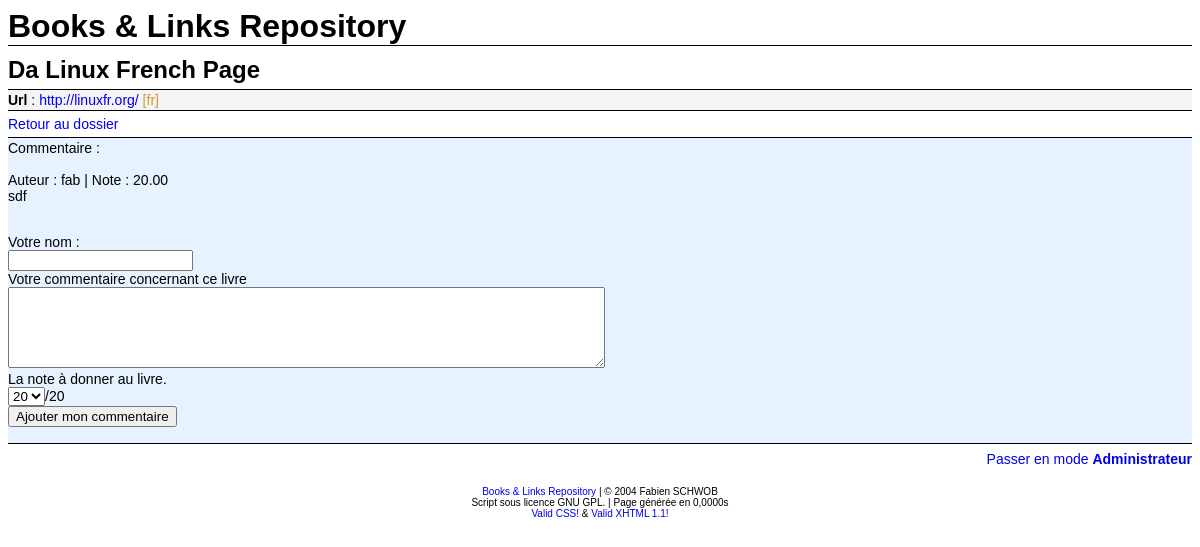
Screenshot of /lien.php?numUrl=7 with the database file from the repository.
### tables this page shows
CREATE TABLE `url` (
  `numUrl` int(10) unsigned NOT NULL auto_increment,
  `numDossierParent` int(10) unsigned NOT NULL default '0',
  `dossierSouhaite` varchar(255) default NULL,
  `nom` varchar(100) NOT NULL default '',
  `url` text NOT NULL,
  `note` decimal(4,2) NOT NULL default '0.00',
  `langue` varchar(5) NOT NULL default '',
  `nombreClick` int(10) unsigned NOT NULL default '0',
  `valider` tinyint(1) NOT NULL default '0',
  PRIMARY KEY  (`numUrl`)
) TYPE=MyISAM AUTO_INCREMENT=231;

CREATE TABLE `commentaire` (
  `numCommentaire` int(10) unsigned NOT NULL auto_increment,
  `numLivre` int(10) unsigned default NULL,
  `numUrl` int(10) unsigned default NULL,
  `auteur` varchar(255) NOT NULL default '',
  `commentaire` text NOT NULL,
  `note` decimal(5,2) NOT NULL default '0.00',
  PRIMARY KEY  (`numCommentaire`)
) TYPE=MyISAM AUTO_INCREMENT=10;

### classes/db.php (called while the page is built, shortened)
<?php
function connexion()
{
	$serveur  = "localhost";
	$login    = "root";
	$password = "";
	$base     = "blr";
	$erreur   = "";
	return nl2br(htmlentities($erreur));
}
?>

### classes/url.class.php (called while the page is built, shortened)
<?php
require_once('db.php');
class Url extends Document{
    var $numUrl;
    var $listeCommentaire;
    var $cleCouranteCommentaire = 0;
    function Url($numUrl = 0) {
        $this->numUrl = $numUrl;
        if ($numUrl != 0) {
            $sql_list   =  "SELECT nom, url, note, langue, nombreClick, numDossierParent, valider, dossierSouhaite ".
                        "FROM `url` ".
                        "WHERE numUrl = ".$numUrl;
            $resultatReq = mysql_query($sql_list);
            $resultat = mysql_fetch_array($resultatReq);
            $this->nom              = $resultat['nom'];
            $this->url              = $resultat['url'];
            $this->langue           = $resultat['langue'];
            $this->numDossierParent = $resultat['numDossierParent'];
        }
    }
    function listeCommentaire() {
        $sql = "SELECT numCommentaire FROM commentaire WHERE numUrl = ".$this->numUrl;
        $resultat = mysql_query($sql);
        while ($commentaire = mysql_fetch_array($resultat)) {
            $this->listeCommentaire[] = new Commentaire($commentaire['numCommentaire']);
        }
    }
    function commentaireSuivantExiste() {
        $nbCommentaire = count($this->listeCommentaire);
        if ($this->cleCouranteCommentaire == $nbCommentaire) {
            return false;
        } else {
            return true;
        }
    }
    function commentaireSuivant() {
        $commentaire = $this->listeCommentaire[$this->cleCouranteCommentaire];
        $this->cleCouranteCommentaire++;
        return $commentaire;
    }
}
?>

### classes/commentaire.class.php (called while the page is built, shortened)
<?php
require_once('db.php');
class Commentaire{
    function Commentaire($numCommentaire = 0)
    {
        if ($numCommentaire != 0) {
            $sql_list = "SELECT auteur, note, commentaire, numUrl, numLivre ".
                        "FROM `commentaire` ".
                        "WHERE numCommentaire = ".$numCommentaire;
            $resultatReq = mysql_query($sql_list);
            $resultat = mysql_fetch_array($resultatReq);
            $this->auteur       = $resultat['auteur'];
            $this->commentaire  = $resultat['commentaire'];
            $this->note         = $resultat['note'];
        }
    }
}
?>

### lien.php (the view, shortened to what this page needs)
<?php
include_once('classes/url.class.php');
include_once('classes/commentaire.class.php');
include_once('classes/divers.php');
?>
<h1><a href="index.php">Books &amp; Links Repository</a></h1>
<?php
if (isset($_GET['numUrl'])) {
    $lien = new Url($_GET['numUrl']);
    echo '<h2>'.htmlentities($lien->nom).'</h2>';
    echo '<div class="dossier">';
    echo '<strong>Url</strong> : <a href="'.$lien->url.'" hreflang="'.$lien->langue.'" >'.$lien->url.'</a><br />';
    echo '</div>';
    echo '<div class="arborescence">';
    echo '<a href="index.php?numDossier='.$lien->numDossierParent.'">Retour au dossier</a>';
    echo '</div>';
    echo '<div class="commentaire">';
    echo 'Commentaire :<br /><br />';
    $lien->listeCommentaire();
    while ($lien->commentaireSuivantExiste()) {
        $commentaireCourant = $lien->commentaireSuivant();
        echo  'Auteur : '.$commentaireCourant->auteur.' | Note : '.$commentaireCourant->note.'<br />';
        echo  $commentaireCourant->commentaire.'<br /><br />';
    }
    ?>
    <form id="ajoutCommentaire" method="post" action="ajouter.php?objet=commentaire">
        <p>
            Votre nom :<br />
            <input name="nom" type="text" id="nom" /><br />
            Votre commentaire concernant ce livre <br />
            <textarea name="commentaire" cols="72" rows="5" id="commentaire"></textarea><br />
            La note &agrave; donner au livre.<br />
            <select name="note">
              <?php
              for ($i = 20; $i >= 0; $i--) {
                  echo '<option value="'.$i.'">'.$i.'</option>';
              }
              ?>
            </select>/20<br />
            <input type="submit" name="Submit" value="Ajouter mon commentaire" />
        </p>
    </form>
    <?php
    echo '</div>';
    echo '<div class="ajout">';
    if (isset($_SESSION['login'])) {
        echo '<a href="administration.php">Administration</a> | <a href="logout.php">Quitter le mode <strong>Administrateur</strong></a>';
    } else {
        echo '<a href="administration.php">Passer en mode <strong>Administrateur</strong></a>';
    }
    echo '</div>';
} else {
    echo "Aucun lien selectionné";
}
?>

### style.css (style rules this page uses)
body { font-family: sans-serif; }
h1 { font-size: 32px; border-bottom: 1px solid black; margin-top: 5px; margin-bottom: 10px; }
h2 { font-size: 24px; margin-top: 2px; margin-bottom: 2px; }
div.arborescence { font-size: 14px; margin-top: 5px; margin-bottom: 5px; }
div.dossier { font-size: 14px; margin-top: 5px; margin-bottom: 5px; border-bottom: 1px solid black; border-top: 1px solid black; padding-top: 2px; padding-bottom: 2px; background-color: #F4F4F4; }
div.ajout { font-size: 14px; margin-top: 5px; margin-bottom: 5px; padding-top: 2px; padding-bottom: 2px; text-align: right; }
div.commentaire { font-size: 14px; margin-top: 5px; margin-bottom: 5px; border-bottom: 1px solid black; border-top: 1px solid black; padding-top: 2px; padding-bottom: 2px; background-color: #E6F2FF; }
a:link, a:hover, a:visited { text-decoration: none; }
h1 a { color: #000000; }
a[hreflang]:after { content: " [" attr(hreflang) "] "; color: #cc9933; font-weight: smaller; }

### rows the page displays
url: nom "Da Linux French Page", url "http://linuxfr.org/"
commentaire: auteur "fab", note "20.00", commentaire "sdf"

### other values shown
$diff "0,0000"
form field note "20"
